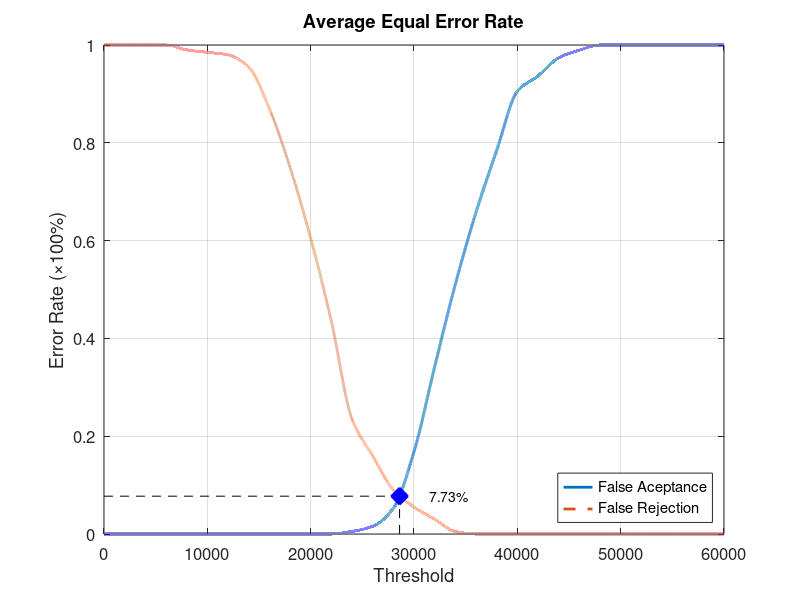
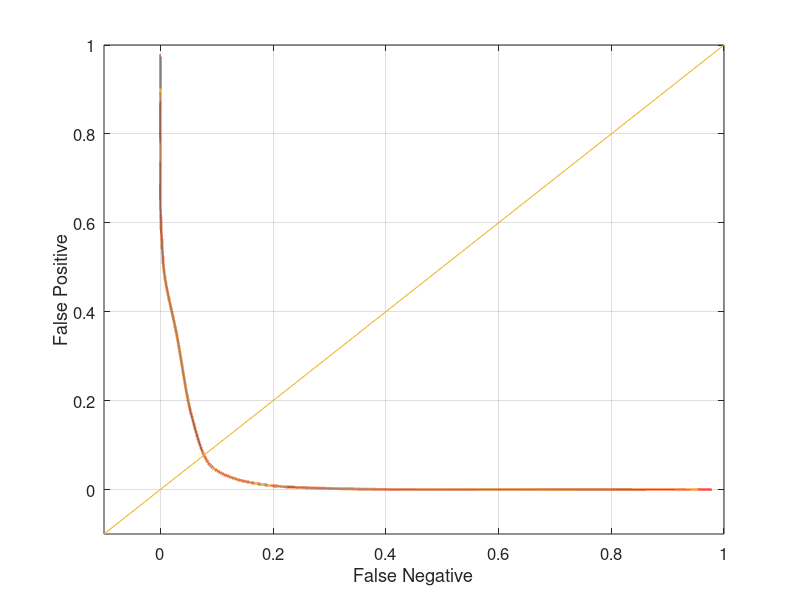

Write the MATLAB code that produced these figures, in order.
function yEER = Database3_1
close all;
clear;
clc;
x = 0:2000:60000;
xq = 0:0.5:60000;

y0 = [0 0 0 0 0 0 0 0 0 0 0 0 0.00526316 0.0157895 0.0526316 0.168421 0.342105 0.510526 0.657895 0.784211 0.905263 0.936842 0.973684 0.989474 1 1 1 1 1 1 1];
yy0 = interp1(x, y0, xq, 'pchip');
y1 = [1 1 1 1 0.99 0.985 0.98 0.955 0.87 0.75 0.605 0.435 0.235 0.16 0.09 0.055 0.03 0.005 0 0 0 0 0 0 0 0 0 0 0 0 0];
yy1 = interp1(x, y1, xq, 'pchip');

% Calculating EER: 
y2 = abs(y0 - y1);
find(y2 == min(y2))
yy2 = abs(yy0 - yy1);
xEER = find(yy2 == min(yy2));
xEERIndex = xq(xEER) % X-axis EER
yEER = yy0(xEER) % Y-axis EER

main = figure
plot(xq, yy0,'-','LineWidth', 2);	hold on
plot(xq, yy1,'--','LineWidth', 2);	hold on
plot([xEERIndex xEERIndex], [0 yEER], 'k--');	hold on
plot([0 xEERIndex], [yEER yEER], 'k--');	hold on
plot(xEERIndex, yEER, 'bx', 'LineWidth', 10);	hold on
text(xEERIndex + 10 * xEERIndex / 100, yEER, [num2str(round((10000 * yEER)) / 100) '%'])
legend('False Aceptance', 'False Rejection', 'Location', 'SouthEast')
xlabel('Threshold')
ylabel('Error Rate (\times100%)')
title('Average Equal Error Rate')
set(gca, 'FontSize', 12)
axis([0 60000 0 1])
grid on

print(main, 'Database3_1Main', '-dpng');
FNRxFPR = figure('Color', [1 1 1]);
plot(yy1, yy0, '-', yy1, yy0, 'LineWidth', 2);
hold on
y = -0.1:0.1:1
plot(y, y); 
set(gca, 'FontSize', 12)
xlabel('False Negative')
ylabel('False Positive')
axis([-0.1 1 -0.1 1])
set(gca, 'FontSize', 12)
grid on

print(FNRxFPR, 'Database3_1FNRxFPR','-dpng');
end
